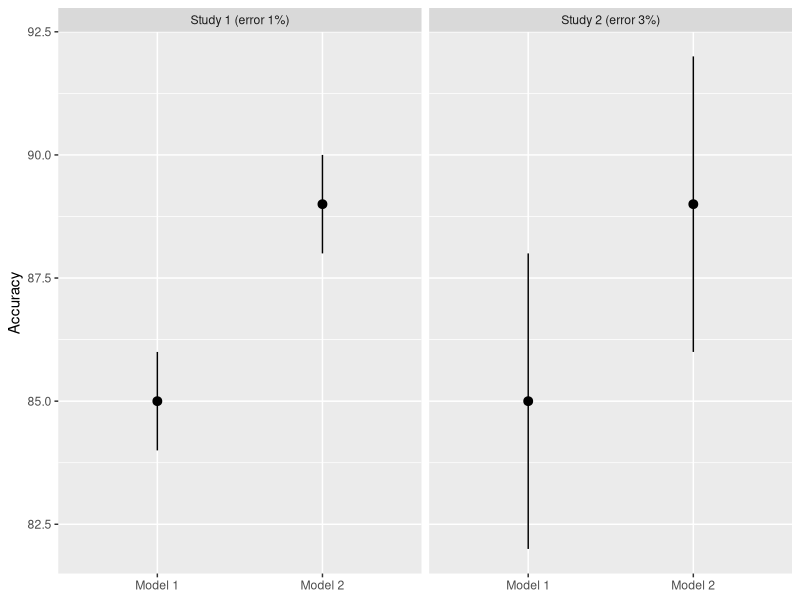

The R script that drew this image:
## ---- chunk 1
knitr::opts_chunk$set(echo = FALSE)
library(tidyverse)
## ---- chunk 2
tibble(model = c("Model 1", "Model 2", "Model 1", "Model 2"), 
       metric = c(85, 89, 85, 89),
       lower = c(84, 88, 82, 86),
       upper = c(86, 90, 88, 92),
       study = c("Study 1 (error 1%)", "Study 1 (error 1%)", "Study 2 (error 3%)", "Study 2 (error 3%)")) %>% 
  ggplot() +
  geom_pointrange(aes(x = model, y = metric, ymin = lower, ymax = upper)) +
  facet_grid(~study) +
  labs(x = NULL, y = "Accuracy")
